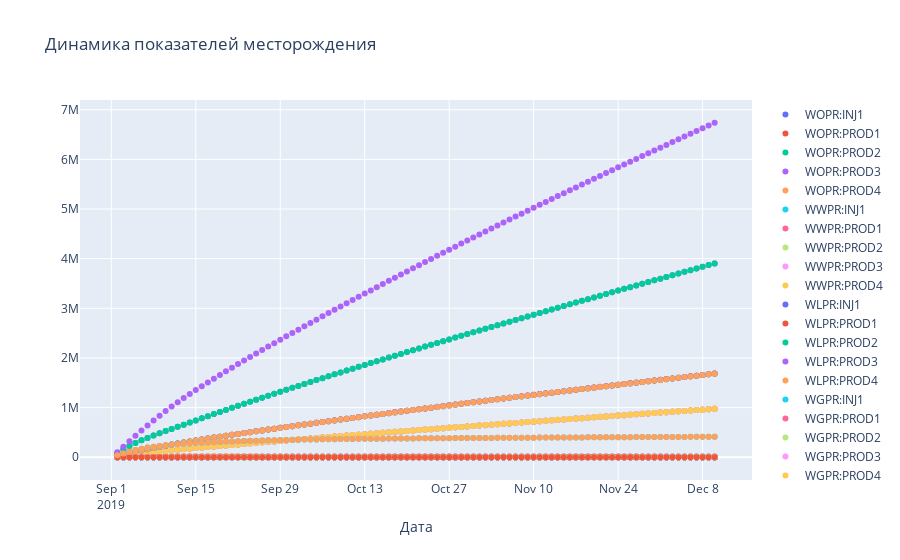

Here is the notebook cell this chart was saved with:
### Markdown cell above
**А также на результаты расчета за все время**

### Code cell
model_factory.iplot_fig()
